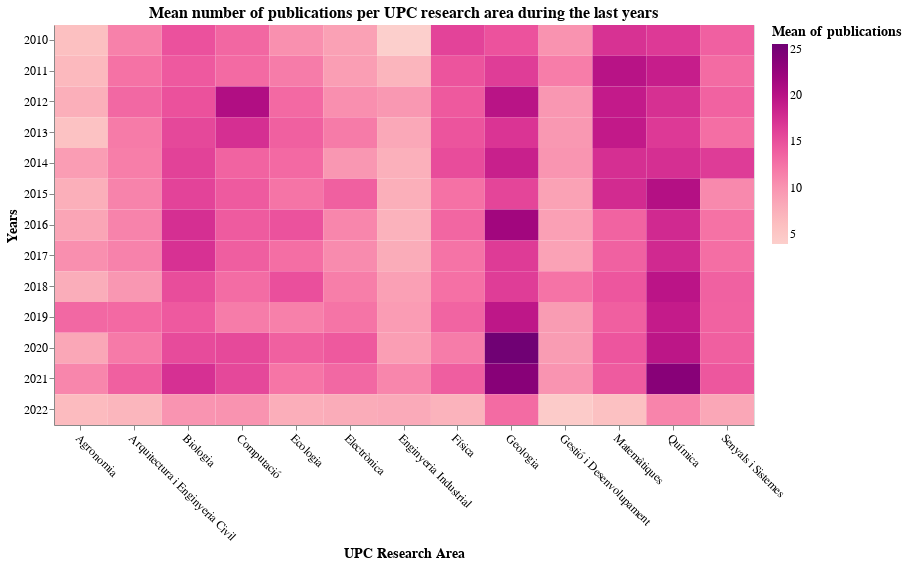

The code cell stored with this chart in its notebook:
### Code cell
vis2 = alt.Chart(df2).mark_rect(
    ).encode(
    x=alt.X('ÀREA DE RECERCA:O', title='UPC Research Area', axis = alt.Axis (labelAngle = 45, labelFontSize=12, titleFontSize = 14)),
    y=alt.Y('ANYS:O', title='Years', axis = alt.Axis (labelFontSize=12, titleFontSize = 14)),
    color=alt.Color('MITJANA DE PUBLICACIONS:Q',
              title='Mean of publications',
              scale=alt.Scale(scheme="redpurple"), legend = alt.Legend(titleFontSize = 14, labelFontSize=12))
    ).properties (
        title=alt.TitleParams("Mean number of publications per UPC research area during the last years",fontSize=16),
        width = 700,
        height = 400
    )

vis2

### Figure 1 — Vega-Lite specification as saved in the notebook (floating-point values rounded to 4 significant figures; data arrays with more than 128 entries replaced by an {"elided": "..."} marker saying what was removed)
{"config": {"view": {"continuousWidth": 400, "continuousHeight": 300}}, "data": {"name": "data-a8c2aab94ac48acad4de91f2dc439ddc"}, "mark": "rect", "encoding": {"color": {"field": "MITJANA DE PUBLICACIONS", "legend": {"labelFontSize": 12, "titleFontSize": 14}, "scale": {"scheme": "redpurple"}, "title": "Mean of publications", "type": "quantitative"}, "x": {"axis": {"labelAngle": 45, "labelFontSize": 12, "titleFontSize": 14}, "field": "ÀREA DE RECERCA", "title": "UPC Research Area", "type": "ordinal"}, "y": {"axis": {"labelFontSize": 12, "titleFontSize": 14}, "field": "ANYS", "title": "Years", "type": "ordinal"}}, "height": 400, "title": {"text": "Mean number of publications per UPC research area during the last years", "fontSize": 16}, "width": 700, "$schema": "https://vega.github.io/schema/vega-lite/v4.17.0.json", "datasets": {"data-a8c2aab94ac48acad4de91f2dc439ddc": {"elided": "169 records"}}}
